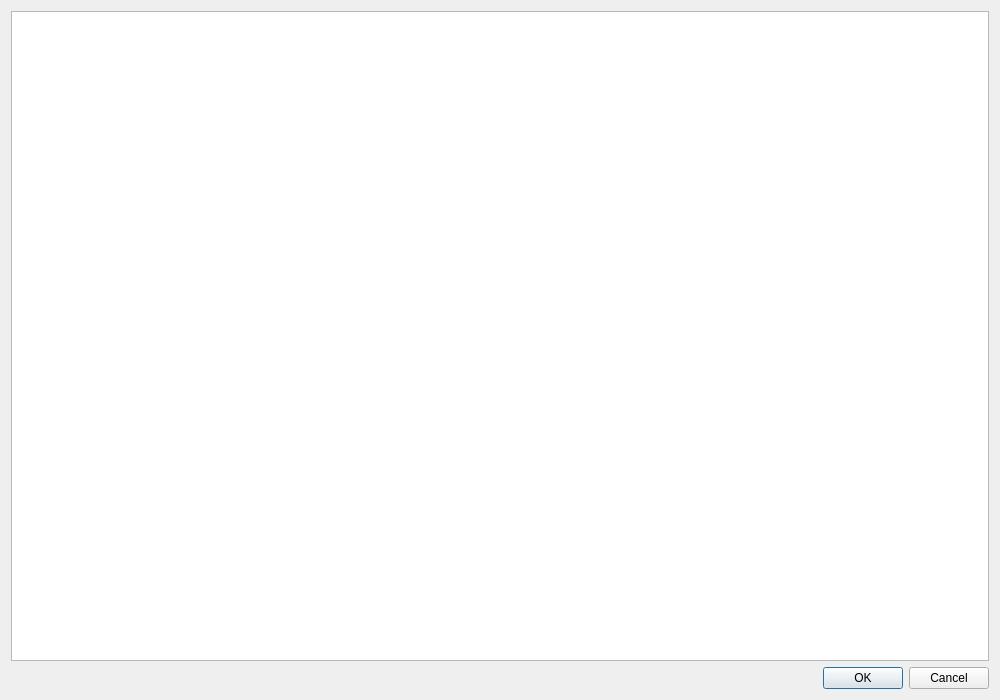
<?xml version="1.0" encoding="UTF-8"?>
<ui version="4.0">
 <class>ASTGraphDialog</class>
 <widget class="QDialog" name="ASTGraphDialog">
  <property name="geometry">
   <rect>
    <x>0</x>
    <y>0</y>
    <width>1000</width>
    <height>700</height>
   </rect>
  </property>
  <property name="windowTitle">
   <string>ASTGraphDialog</string>
  </property>
  <layout class="QGridLayout" name="gridLayout">
   <item row="1" column="0">
    <widget class="QDialogButtonBox" name="buttonBox">
     <property name="orientation">
      <enum>Qt::Horizontal</enum>
     </property>
     <property name="standardButtons">
      <set>QDialogButtonBox::Cancel|QDialogButtonBox::Ok</set>
     </property>
    </widget>
   </item>
   <item row="0" column="0">
    <layout class="QVBoxLayout" name="verticalLayout">
     <item>
      <widget class="QGraphicsView" name="graphicsView"/>
     </item>
    </layout>
   </item>
  </layout>
 </widget>
 <resources/>
 <connections>
  <connection>
   <sender>buttonBox</sender>
   <signal>accepted()</signal>
   <receiver>ASTGraphDialog</receiver>
   <slot>accept()</slot>
   <hints>
    <hint type="sourcelabel">
     <x>248</x>
     <y>254</y>
    </hint>
    <hint type="destinationlabel">
     <x>157</x>
     <y>274</y>
    </hint>
   </hints>
  </connection>
  <connection>
   <sender>buttonBox</sender>
   <signal>rejected()</signal>
   <receiver>ASTGraphDialog</receiver>
   <slot>reject()</slot>
   <hints>
    <hint type="sourcelabel">
     <x>316</x>
     <y>260</y>
    </hint>
    <hint type="destinationlabel">
     <x>286</x>
     <y>274</y>
    </hint>
   </hints>
  </connection>
 </connections>
</ui>
